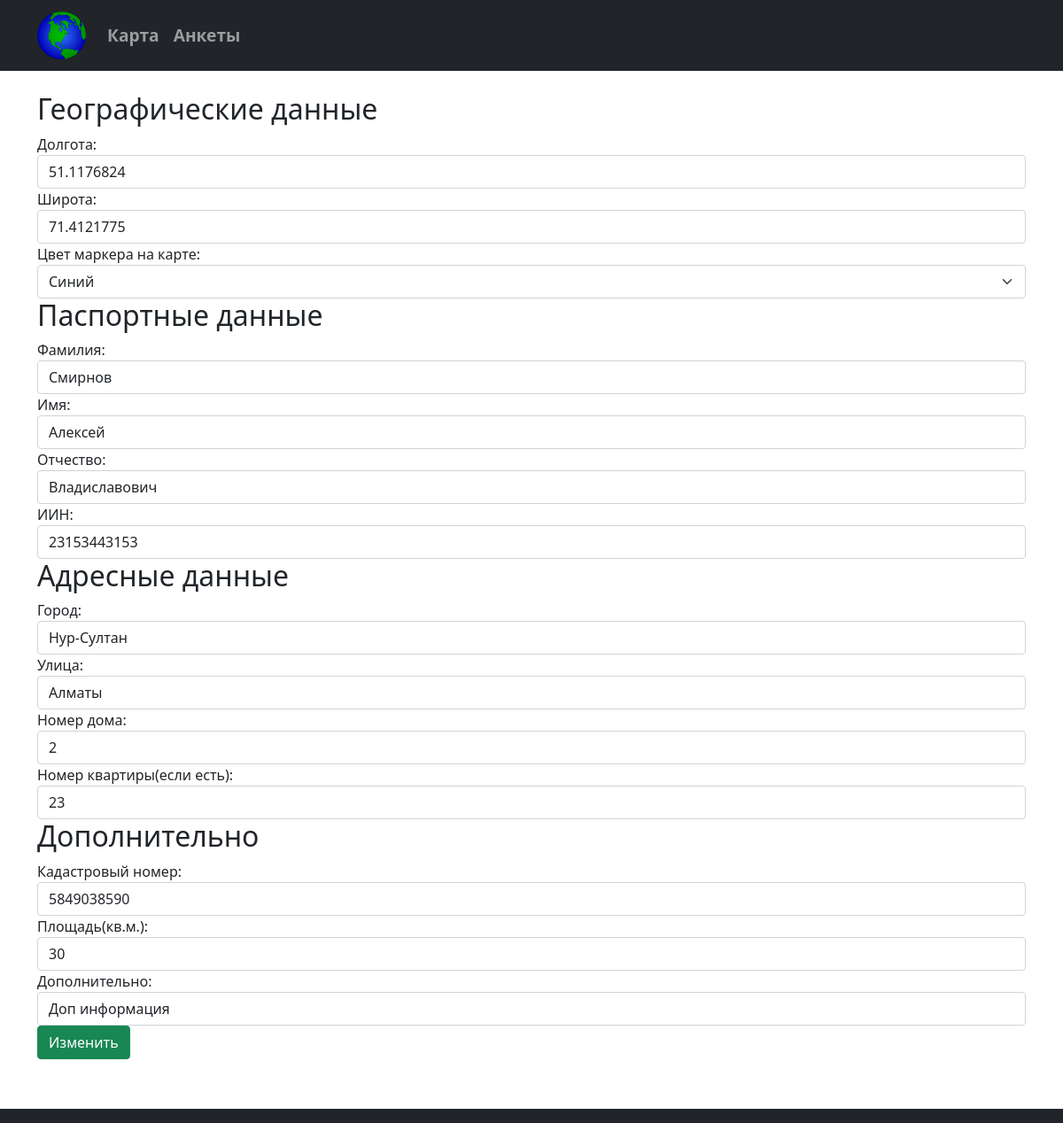
Page /table/update/4 on the committed database.
### tables this page shows
CREATE TABLE subjects(
	id INTEGER PRIMARY KEY AUTOINCREMENT,
	first_name TEXT NOT NULL,
	last_name TEXT NOT NULL,
	patronymic TEXT,
	iin TEXT NOT NULL,
	city TEXT NOT NULL,
	street TEXT NOT NULL,
	home_number TEXT NOT NULL,
	apartment_number TEXT,
	cadastral_number TEXT,
	area_size TEXT,
	notes TEXT,
	longitude REAL NOT NULL,
	latitude REAL NOT NULL,
	mark_color TEXT NOT NULL
);

### main.py (the view, shortened to what this page needs)
@app.route("/table/update/<id>", methods=["GET", "POST"])
def update_subject(id):
    db = get_db()
    cursor = db.cursor()
    cursor.execute(f"SELECT * FROM subjects WHERE id = {id}")
    subject = cursor.fetchone()
    return render_template("update_subject.html", title="Изменить анкету", subject=subject)

### main.py (called while the page is built)
def connect_db():
    conn = sqlite3.connect(app.config['DATABASE'])
    return conn

def get_db():
    if not hasattr(g, 'link_db'):
        g.link_db = connect_db()
    return g.link_db

### templates/update_subject.html (shortened to what this page needs)
{% extends "base.html" %}
{% block body %}
<div class="container">
	<form method="POST" action="">
		<h2>Географические данные</h2>
		<div class="form-group">
			<label for="last_name">Долгота:</label>
			<input type="text" class="form-control" name="longitude" placeholder="Долгота" value="{{ subject[-3] }}" required>
		</div>
		<div class="form-group">
			<label for="first_name">Широта:</label>
			<input type="text" class="form-control" name="latitude" placeholder="Широта" value="{{ subject[-2] }}" required>
		</div>
		<div class="form-group">
			<label for="first_name">Цвет маркера на карте:</label>
			<select class="form-select" name="mark_color">
			  <option value="blue">Синий</option>
			</select>
		</div>
		<h2>Паспортные данные</h2>
		<div class="form-group">
			<label for="last_name">Фамилия:</label>
			<input type="text" class="form-control" name="last_name" placeholder="Фамилия" value="{{ subject[2] }}" required>
		</div>
		<div class="form-group">
			<label for="first_name">Имя:</label>
			<input type="text" class="form-control" name="first_name" placeholder="Имя" value="{{ subject[1] }}" required>
		</div>
		<div class="form_group">
			<label for="patronymic">Отчество:</label>
			<input type="text" class="form-control" name="patronymic" placeholder="Отчество" value="{{ subject[3] }}">
		</div>
		<div class="form-group">
			<label for="first_name">ИИН:</label>
			<input type="text" class="form-control" name="iin" placeholder="ИИН" value="{{ subject[4] }}" required>
		</div>
		<h2>Адресные данные</h2>
		<div class="form-group">
			<label for="city">Город:</label>
			<input type="text" class="form-control" name="city" placeholder="Город" value="{{ subject[5] }}" required>
		</div>
		<div class="form-group">
			<label for="street">Улица:</label>
			<input type="text" class="form-control" name="street" placeholder="Улица" value="{{ subject[6] }}" required>
		</div>
		<div class="form-group">
			<label for="home_number">Номер дома:</label>
			<input type="text" class="form-control" name="home_number" placeholder="Номер дома" value="{{ subject[7] }}"required>
		</div>
		<div class="form-group">
			<label for="apartment_number">Номер квартиры(если есть):</label>
			<input type="text" class="form-control" name="apartment_number" placeholder="Номер квартиры" value="{{ subject[8] }}">
		</div>
		<h2>Дополнительно</h2>
		<div class="form-group">
			<label for="cadastral_number">Кадастровый номер:</label>
			<input type="text" class="form-control" name="cadastral_number" placeholder="Кадастровый номер" value="{{ subject[9] }}">
		</div>
		<div class="form-group">
			<label for="area_size">Площадь(кв.м.):</label>
			<input type="text" class="form-control" name="area_size" placeholder="Площадь" value="{{ subject[10] }}">
		</div>
		<div class="form-group">
			<label for="notes">Дополнительно:</label>
			<input type="text" class="form-control" name="notes" placeholder="Дополнительно" value="{{ subject[11] }}">
		</div>
		<button type="submit" class="btn btn-success">Изменить</button>
	</form>
	<br>
	<br>
	<br>
</div>
{% endblock %}

### rows in the picture
subjects: longitude "51.1176824", latitude "71.4121775", last_name "Смирнов", first_name "Алексей", patronymic "Владиславович", iin "23153443153", city "Нур-Султан", street "Алматы", home_number "2", apartment_number "23", cadastral_number "5849038590", area_size "30", notes "Доп информация"
